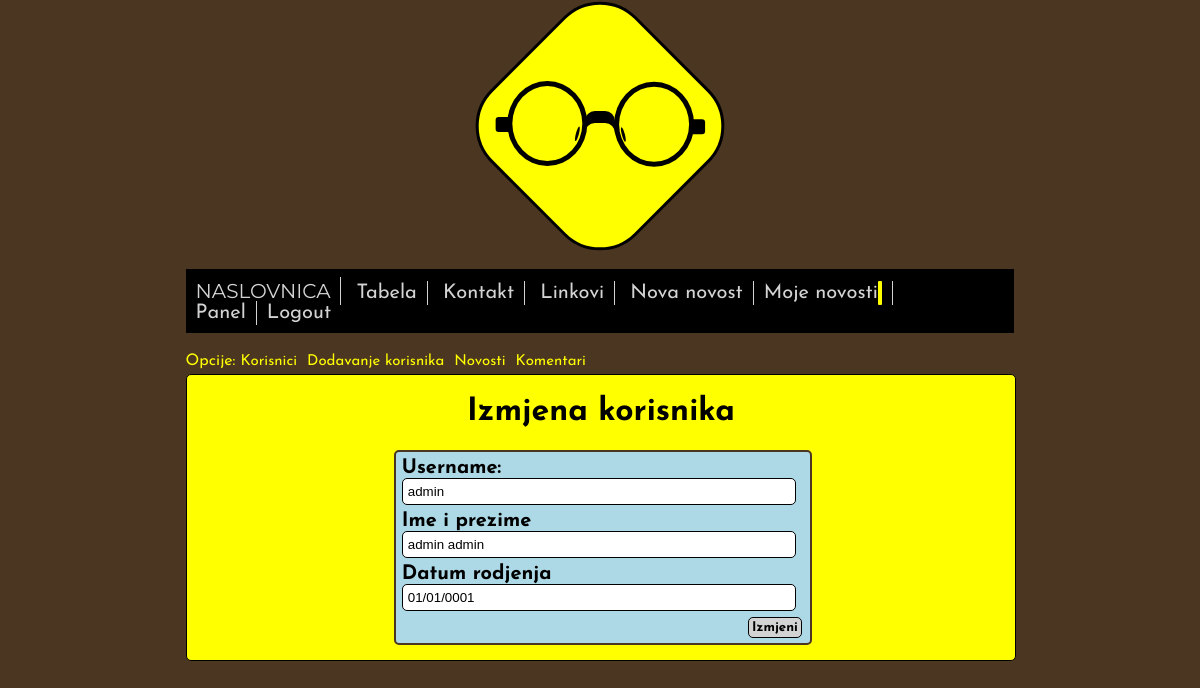
Screenshot of /izmjenakorisnika.php?id=1 (signed in) with the database file from the repository.
### tables this page shows
CREATE TABLE IF NOT EXISTS `korisnik` (
  `id` int(11) NOT NULL AUTO_INCREMENT,
  `username` varchar(45) NOT NULL,
  `password` varchar(45) NOT NULL,
  `admin` tinyint(1) NOT NULL,
  `imeprezime` varchar(255) NOT NULL,
  `datumrodjenja` varchar(45) NOT NULL,
  PRIMARY KEY (`id`)
);

### izmjenakorisnika.php (the view, shortened to what this page needs)
<?php
  if(isset($_REQUEST['id']) && is_numeric($_REQUEST['id'])){
    $veza = new PDO("mysql:dbname=spirala4;host=localhost;charset=utf8", "spirala4", "spirala4");
    $veza->exec("set names utf8");
    $upitkorisnik = $veza -> query("SELECT id, username, imeprezime, datumrodjenja from korisnik where id=".$_REQUEST['id']);
    $korisnik = $upitkorisnik -> fetch();
  }
  else{
    header('Location: ' . "index.php", true, 303);
    die();
  }
 ?>
<html>
  <head>
    <link rel="stylesheet" type="text/css" href="stil.css">
    <link rel="stylesheet" href="logo2.css" media="screen" title="no title">
  </head>
  <body>
    <div class="baza">
      <div class="most">
        <div class="most1">
        </div>
      </div>
      <div class="okvir desno">
      </div>
      <div class="okvir lijevo">
      </div>
      <div class="rub" id="lijevi-rub">
      </div>
      <div class="rub" id="desni-rub">
      </div>
      <div class="gumica" id="lijeva-gumica">
      </div>
      <div class="gumica" id="desna-gumica">
      </div>
    </div>
    <div class="stranica">
        <div class="navpozicija">
          <nav class="navigacija">
            <a href="index.php">NASLOVNICA</a>
            <a href="tabela.php">Tabela</a>
            <a href="kontakt.php">Kontakt</a>
            <a href="linkovi.php">Linkovi</a>
            <?php
              if(isset($_SESSION['user'])){
                print '<a href="dodavanje.php">Nova novost</a>';
                print '<a href="mojenovosti.php">Moje novosti <span id="broj-novosti"></span></a>';
                if($_SESSION['admin']==1) print '<a href="panel.php">Panel</a>';
                else print '<a href="promjenasifre.php">Promjena sifre</a>';
                print '<a href="login.php?action=logout">Logout</a>';
              }
              else{
                print '<a href="login.php">Login</a>';
              }
             ?>
          </nav>
        </div>
        <div class="filter-stranice">
          <span>Opcije:</span>
          <ul>
            <li><a href="panel.php">Korisnici</a></li>
            <li><a href="novikorisnik.php">Dodavanje korisnika</a></li>
            <li><a href="panelnovosti.php">Novosti</a></li>
            <li><a href="panelkomentari.php">Komentari</a></li>
          </ul>
        </div>
      <div class="glavni-citav autovisina">
        <h1>Izmjena korisnika</h1>
        <form class="forma-kontakt" action="dodavanjeservis.php" method="post">
          <div class="grupa-unos">
            <label>Username:</label>
            <input id="username_polje" type="text" name="title" value="<?php if(isset($korisnik)) print $korisnik['username']; ?>"><br>
          </div>
          <div class="grupa-unos">
            <label>Ime i prezime</label>
            <input id="imeprezime_polje" type="text" name="url" value="<?php if(isset($korisnik)) print $korisnik['imeprezime']; ?>"><br>
          </div>
          <div class="grupa-unos">
            <label>Datum rodjenja</label>
            <input id="datum_polje" type="text" name="url" value="<?php if(isset($korisnik)) print $korisnik['datumrodjenja']; ?>" placeholder="dd/mm/YYYY"><br>
          </div>
          <input id="izmjeni" class="dugme" type="submit" value="Izmjeni">
        </form>
      </div>
    </div>
  </body>
</html>

### stil.css (style rules this page uses)
body { background-color: #4B3621; font-family: 'Josefin Sans', sans-serif; }
.stranica { margin-left: 15%; width: 70%; }
.navpozicija { position: relative; margin: auto; }
.navigacija { overflow: visible; width: 100%; padding-top: 10px; padding-bottom: 10px; margin: 40px 0px; margin-top: 40px; margin-bottom: 15px; box-sizing: border-box; background-color: black; }
.navigacija>a { box-sizing: border-box; text-decoration: none; font-family: 'Josefin Sans', sans-serif; color: lightgray; font-size: 20px; border-right: 1px solid lightgray; padding:2px 10px; overflow: hidden; width: 125%; }
.navigacija>a:first-child { font-family: 'Montserrat', sans-serif; }
.navigacija>a:last-child { border-right: none; }
.glavni-citav { background-color: yellow; width: 100%; height: 500px; border-radius: 5px; border: 1px solid black; }
.glavni-citav>h1,.glavni-citav>h3 { text-align: center; }
.forma-kontakt { position: relative; margin: 15px 25%; width: 50%; height: auto; border: 2px solid #4B3621; border-radius: 5px; background-color: lightblue; }
.grupa-unos { display: block; margin: 6px; }
.grupa-unos>label { display: block; font-size: 20px; font-weight: bold; }
.grupa-unos>input[type="text"],.grupa-unos>input[type="password"] { padding: 5px; margin: auto; position: relative; width: 98%; border-radius: 5px; border: 1px solid black; }
.dugme { background-color: lightgray; border: none; border: 1px solid black; border-radius: 5px; margin-bottom: 5px; float: right; margin-right: 2%; font-family: 'Josefin Sans', sans-serif; font-weight: bold; padding: 3px; }
.autovisina { height: auto; }
.filter-stranice span { color: yellow; }
.filter-stranice ul { padding-left: 0px; margin-top: 5px; margin-bottom: 5px; display: inline-block; }
.filter-stranice li { display: inline-block; font-size: 15px; margin-right: 5px; color: yellow; }
.filter-stranice a { color: yellow; text-decoration: none; }
#broj-novosti { background: yellow none repeat scroll 0% 0%; color: black; padding: 2px; border-radius: 1px; }

### logo2.css (style rules this page uses)
.baza { background-color: yellow; border: 3px solid black; height: 200px; width: 200px; margin: auto; -ms-transform: rotate(30deg); -webkit-transform: rotate(20deg); -moz-transform: rotate(20deg); transform: rotate(45deg); border-radius: 25%; margin-top: 23px; }
.most { position: absolute; background-color: black; height: 30px; width: 30px; margin-left: 85px; margin-top: 85px; transform: rotate(-45deg); border-radius: 33%; }
.most1 { position: absolute; background-color: yellow; height: 30px; width: 30px; margin-top: 12px; border-radius: 33%; }
.okvir { position: absolute; background-color: transparent; height: 75px; width: 70px; border: 5px solid black; border-radius: 50%; z-index: 1; transform: rotate(-45deg); }
.desno { margin-left: 97px; margin-top: 18px; }
.lijevo { margin-left: 21px; margin-top: 93px; }
.rub { position: absolute; background-color: black; height: 15px; width: 15px; border-radius: 3px; transform: rotate(-45deg); }
.gumica { position: absolute; background-color: black; height: 15px; width: 3px; border-radius: 50%; }
#lijevi-rub { margin-top: 24px; margin-left: 162px; }
#desni-rub { margin-top: 160px; margin-left: 23px; }
#lijeva-gumica { margin-top: 82px; margin-left: 121px; transform: rotate(-60deg); }
#desna-gumica { margin-top: 114px; margin-left: 88px; transform: rotate(-30deg); }

### rows the page displays
korisnik: title "admin", url "admin admin", url "01/01/0001"
